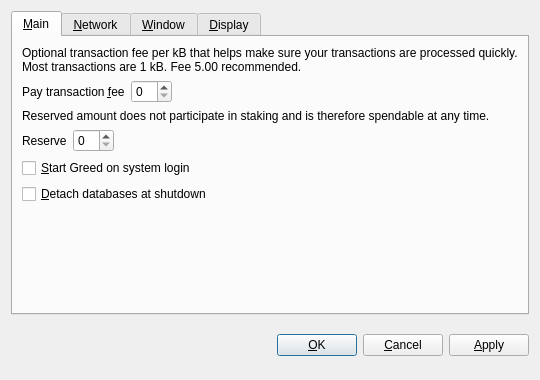
<?xml version="1.0" encoding="UTF-8"?>
<ui version="4.0">
 <class>OptionsDialog</class>
 <widget class="QDialog" name="OptionsDialog">
  <property name="geometry">
   <rect>
    <x>0</x>
    <y>0</y>
    <width>540</width>
    <height>380</height>
   </rect>
  </property>
  <property name="windowTitle">
   <string>Options</string>
  </property>
  <property name="modal">
   <bool>true</bool>
  </property>
  <layout class="QVBoxLayout" name="verticalLayout">
   <item>
    <widget class="QTabWidget" name="tabWidget">
     <property name="tabPosition">
      <enum>QTabWidget::North</enum>
     </property>
     <property name="currentIndex">
      <number>0</number>
     </property>
     <widget class="QWidget" name="tabMain">
      <attribute name="title">
       <string>&amp;Main</string>
      </attribute>
      <layout class="QVBoxLayout" name="verticalLayout_Main">
       <item>
        <widget class="QLabel" name="transactionFeeInfoLabel">
         <property name="text">
          <string>Optional transaction fee per kB that helps make sure your transactions are processed quickly. Most transactions are 1 kB. Fee 5.00 recommended.</string>
         </property>
         <property name="textFormat">
          <enum>Qt::PlainText</enum>
         </property>
         <property name="wordWrap">
          <bool>true</bool>
         </property>
        </widget>
       </item>
       <item>
        <layout class="QHBoxLayout" name="horizontalLayoutFee">
         <item>
          <widget class="QLabel" name="transactionFeeLabel">
           <property name="text">
            <string>Pay transaction &amp;fee</string>
           </property>
           <property name="textFormat">
            <enum>Qt::PlainText</enum>
           </property>
           <property name="buddy">
            <cstring>transactionFee</cstring>
           </property>
          </widget>
         </item>
         <item>
          <widget class="BitcoinAmountField" name="transactionFee"/>
         </item>
         <item>
          <spacer name="horizontalSpacerFee">
           <property name="orientation">
            <enum>Qt::Horizontal</enum>
           </property>
           <property name="sizeHint" stdset="0">
            <size>
             <width>40</width>
             <height>20</height>
            </size>
           </property>
          </spacer>
         </item>
        </layout>
       </item>
       <item>
        <widget class="QLabel" name="reserveBalanceInfoLabel">
         <property name="text">
          <string>Reserved amount does not participate in staking and is therefore spendable at any time.</string>
         </property>
         <property name="textFormat">
          <enum>Qt::PlainText</enum>
         </property>
         <property name="wordWrap">
          <bool>true</bool>
         </property>
        </widget>
       </item>
       <item>
        <layout class="QHBoxLayout" name="horizontalLayoutReserveBalance">
         <item>
          <widget class="QLabel" name="reserveBalanceLabel">
           <property name="text">
            <string>Reserve</string>
           </property>
           <property name="textFormat">
            <enum>Qt::PlainText</enum>
           </property>
           <property name="buddy">
            <cstring>reserveBalance</cstring>
           </property>
          </widget>
         </item>
         <item>
          <widget class="BitcoinAmountField" name="reserveBalance"/>
         </item>
         <item>
          <spacer name="horizontalSpacerReserveBalance">
           <property name="orientation">
            <enum>Qt::Horizontal</enum>
           </property>
           <property name="sizeHint" stdset="0">
            <size>
             <width>40</width>
             <height>20</height>
            </size>
           </property>
          </spacer>
         </item>
        </layout>
       </item>
       <item>
        <widget class="QCheckBox" name="bitcoinAtStartup">
         <property name="toolTip">
          <string>Automatically start Greed after logging in to the system.</string>
         </property>
         <property name="text">
          <string>&amp;Start Greed on system login</string>
         </property>
        </widget>
       </item>
       <item>
        <widget class="QCheckBox" name="detachDatabases">
         <property name="toolTip">
          <string>Detach block and address databases at shutdown. This means they can be moved to another data directory, but it slows down shutdown. The wallet is always detached.</string>
         </property>
         <property name="text">
          <string>&amp;Detach databases at shutdown</string>
         </property>
        </widget>
       </item>
       <item>
        <spacer name="verticalSpacer_Main">
         <property name="orientation">
          <enum>Qt::Vertical</enum>
         </property>
         <property name="sizeHint" stdset="0">
          <size>
           <width>20</width>
           <height>40</height>
          </size>
         </property>
        </spacer>
       </item>
      </layout>
     </widget>
     <widget class="QWidget" name="tabNetwork">
      <attribute name="title">
       <string>&amp;Network</string>
      </attribute>
      <layout class="QVBoxLayout" name="verticalLayout_Network">
       <item>
        <widget class="QCheckBox" name="mapPortUpnp">
         <property name="toolTip">
          <string>Automatically open the Greed client port on the router. This only works when your router supports UPnP and it is enabled.</string>
         </property>
         <property name="text">
          <string>Map port using &amp;UPnP</string>
         </property>
        </widget>
       </item>
       <item>
        <widget class="QCheckBox" name="connectSocks">
         <property name="toolTip">
          <string>Connect to the Greed network through a SOCKS proxy (e.g. when connecting through Tor).</string>
         </property>
         <property name="text">
          <string>&amp;Connect through SOCKS proxy:</string>
         </property>
        </widget>
       </item>
       <item>
        <layout class="QHBoxLayout" name="horizontalLayout_Network">
         <item>
          <widget class="QLabel" name="proxyIpLabel">
           <property name="text">
            <string>Proxy &amp;IP:</string>
           </property>
           <property name="textFormat">
            <enum>Qt::PlainText</enum>
           </property>
           <property name="buddy">
            <cstring>proxyIp</cstring>
           </property>
          </widget>
         </item>
         <item>
          <widget class="QValidatedLineEdit" name="proxyIp">
           <property name="maximumSize">
            <size>
             <width>140</width>
             <height>16777215</height>
            </size>
           </property>
           <property name="toolTip">
            <string>IP address of the proxy (e.g. 127.0.0.1)</string>
           </property>
          </widget>
         </item>
         <item>
          <widget class="QLabel" name="proxyPortLabel">
           <property name="text">
            <string>&amp;Port:</string>
           </property>
           <property name="textFormat">
            <enum>Qt::PlainText</enum>
           </property>
           <property name="buddy">
            <cstring>proxyPort</cstring>
           </property>
          </widget>
         </item>
         <item>
          <widget class="QLineEdit" name="proxyPort">
           <property name="maximumSize">
            <size>
             <width>55</width>
             <height>16777215</height>
            </size>
           </property>
           <property name="toolTip">
            <string>Port of the proxy (e.g. 9050)</string>
           </property>
          </widget>
         </item>
         <item>
          <widget class="QLabel" name="socksVersionLabel">
           <property name="text">
            <string>SOCKS &amp;Version:</string>
           </property>
           <property name="textFormat">
            <enum>Qt::PlainText</enum>
           </property>
           <property name="buddy">
            <cstring>socksVersion</cstring>
           </property>
          </widget>
         </item>
         <item>
          <widget class="QValueComboBox" name="socksVersion">
           <property name="toolTip">
            <string>SOCKS version of the proxy (e.g. 5)</string>
           </property>
          </widget>
         </item>
         <item>
          <spacer name="horizontalSpacer_Network">
           <property name="orientation">
            <enum>Qt::Horizontal</enum>
           </property>
           <property name="sizeHint" stdset="0">
            <size>
             <width>40</width>
             <height>20</height>
            </size>
           </property>
          </spacer>
         </item>
        </layout>
       </item>
       <item>
        <spacer name="verticalSpacer_Network">
         <property name="orientation">
          <enum>Qt::Vertical</enum>
         </property>
         <property name="sizeHint" stdset="0">
          <size>
           <width>20</width>
           <height>40</height>
          </size>
         </property>
        </spacer>
       </item>
      </layout>
     </widget>
     <widget class="QWidget" name="tabWindow">
      <attribute name="title">
       <string>&amp;Window</string>
      </attribute>
      <layout class="QVBoxLayout" name="verticalLayout_Window">
       <item>
        <widget class="QCheckBox" name="minimizeToTray">
         <property name="toolTip">
          <string>Show only a tray icon after minimizing the window.</string>
         </property>
         <property name="text">
          <string>&amp;Minimize to the tray instead of the taskbar</string>
         </property>
        </widget>
       </item>
       <item>
        <widget class="QCheckBox" name="minimizeOnClose">
         <property name="toolTip">
          <string>Minimize instead of exit the application when the window is closed. When this option is enabled, the application will be closed only after selecting Quit in the menu.</string>
         </property>
         <property name="text">
          <string>M&amp;inimize on close</string>
         </property>
        </widget>
       </item>
       <item>
        <spacer name="verticalSpacer_Window">
         <property name="orientation">
          <enum>Qt::Vertical</enum>
         </property>
         <property name="sizeHint" stdset="0">
          <size>
           <width>20</width>
           <height>40</height>
          </size>
         </property>
        </spacer>
       </item>
      </layout>
     </widget>
     <widget class="QWidget" name="tabDisplay">
      <attribute name="title">
       <string>&amp;Display</string>
      </attribute>
      <layout class="QVBoxLayout" name="verticalLayout_Display">
       <item>
        <layout class="QHBoxLayout" name="horizontalLayout_1_Display">
         <item>
          <widget class="QLabel" name="langLabel">
           <property name="text">
            <string>User Interface &amp;language:</string>
           </property>
           <property name="textFormat">
            <enum>Qt::PlainText</enum>
           </property>
           <property name="buddy">
            <cstring>lang</cstring>
           </property>
          </widget>
         </item>
         <item>
          <widget class="QValueComboBox" name="lang">
           <property name="toolTip">
            <string>The user interface language can be set here. This setting will take effect after restarting Greed.</string>
           </property>
          </widget>
         </item>
        </layout>
       </item>
       <item>
        <layout class="QHBoxLayout" name="horizontalLayout_2_Display">
         <item>
          <widget class="QLabel" name="unitLabel">
           <property name="text">
            <string>&amp;Unit to show amounts in:</string>
           </property>
           <property name="textFormat">
            <enum>Qt::PlainText</enum>
           </property>
           <property name="buddy">
            <cstring>unit</cstring>
           </property>
          </widget>
         </item>
         <item>
          <widget class="QValueComboBox" name="unit">
           <property name="toolTip">
            <string>Choose the default subdivision unit to show in the interface and when sending coins.</string>
           </property>
          </widget>
         </item>
        </layout>
       </item>
       <item>
        <widget class="QCheckBox" name="displayAddresses">
         <property name="toolTip">
          <string>Whether to show Greed addresses in the transaction list or not.</string>
         </property>
         <property name="text">
          <string>&amp;Display addresses in transaction list</string>
         </property>
        </widget>
       </item>
       <item>
        <widget class="QCheckBox" name="coinControlFeatures">
         <property name="toolTip">
          <string>Whether to show coin control features or not.</string>
         </property>
         <property name="text">
          <string>Display coin &amp;control features (experts only!)</string>
         </property>
        </widget>
       </item>
       <item>
        <spacer name="verticalSpacer_Display">
         <property name="orientation">
          <enum>Qt::Vertical</enum>
         </property>
         <property name="sizeHint" stdset="0">
          <size>
           <width>20</width>
           <height>40</height>
          </size>
         </property>
        </spacer>
       </item>
      </layout>
     </widget>
    </widget>
   </item>
   <item>
    <layout class="QHBoxLayout" name="horizontalLayout_Buttons">
     <item>
      <spacer name="horizontalSpacer_1">
       <property name="orientation">
        <enum>Qt::Horizontal</enum>
       </property>
       <property name="sizeHint" stdset="0">
        <size>
         <width>40</width>
         <height>48</height>
        </size>
       </property>
      </spacer>
     </item>
     <item>
      <widget class="QLabel" name="statusLabel">
       <property name="font">
        <font>
         <weight>75</weight>
         <bold>true</bold>
        </font>
       </property>
       <property name="text">
        <string/>
       </property>
       <property name="textFormat">
        <enum>Qt::PlainText</enum>
       </property>
       <property name="wordWrap">
        <bool>true</bool>
       </property>
      </widget>
     </item>
     <item>
      <spacer name="horizontalSpacer_2">
       <property name="orientation">
        <enum>Qt::Horizontal</enum>
       </property>
       <property name="sizeHint" stdset="0">
        <size>
         <width>40</width>
         <height>48</height>
        </size>
       </property>
      </spacer>
     </item>
     <item>
      <widget class="QPushButton" name="okButton">
       <property name="text">
        <string>&amp;OK</string>
       </property>
      </widget>
     </item>
     <item>
      <widget class="QPushButton" name="cancelButton">
       <property name="text">
        <string>&amp;Cancel</string>
       </property>
       <property name="autoDefault">
        <bool>false</bool>
       </property>
      </widget>
     </item>
     <item>
      <widget class="QPushButton" name="applyButton">
       <property name="text">
        <string>&amp;Apply</string>
       </property>
       <property name="autoDefault">
        <bool>false</bool>
       </property>
      </widget>
     </item>
    </layout>
   </item>
  </layout>
 </widget>
 <customwidgets>
  <customwidget>
   <class>BitcoinAmountField</class>
   <extends>QSpinBox</extends>
   <header>bitcoinamountfield.h</header>
  </customwidget>
  <customwidget>
   <class>QValueComboBox</class>
   <extends>QComboBox</extends>
   <header>qvaluecombobox.h</header>
  </customwidget>
  <customwidget>
   <class>QValidatedLineEdit</class>
   <extends>QLineEdit</extends>
   <header>qvalidatedlineedit.h</header>
  </customwidget>
 </customwidgets>
 <resources/>
 <connections/>
</ui>
